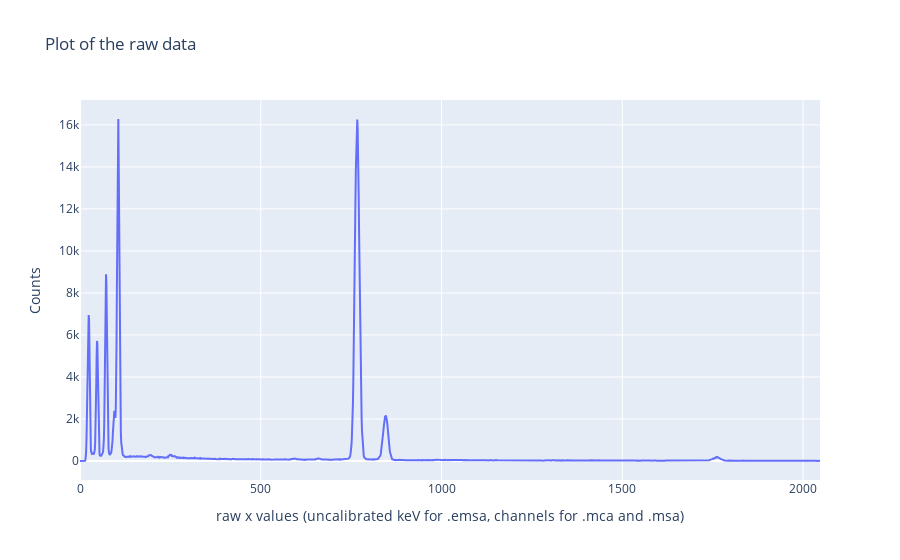
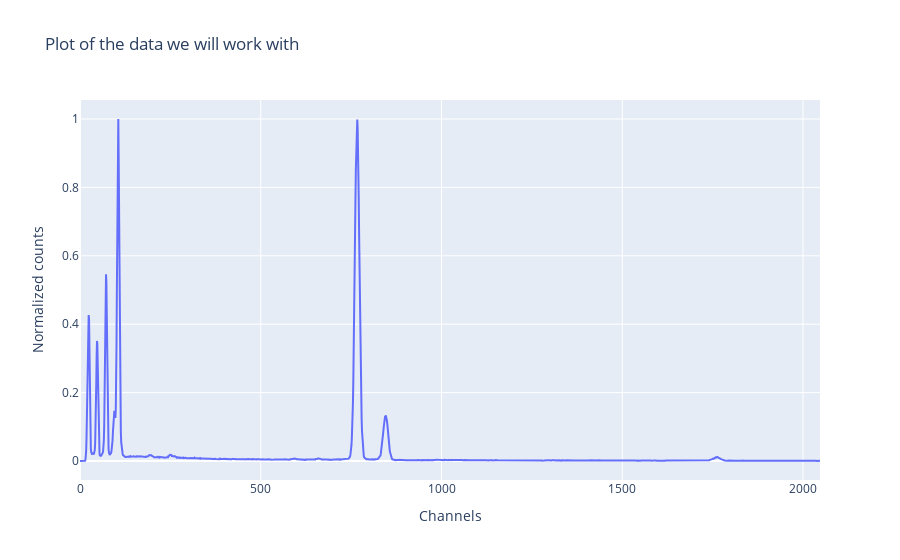

Here is the notebook cell these charts were saved with, in order:
### Code cell
plot_lines(data[0], data[1], title='Plot of the raw data', xaxis_title='raw x values (uncalibrated keV for .emsa, channels for .mca and .msa)', yaxis_title='Counts')
plot_lines(x_raw, y_raw, title='Plot of the data we will work with', xaxis_title='Channels', yaxis_title='Normalized counts')

### Figure 1 — Plotly figure (JSON) as saved in the notebook; plotly's stock layout.template omitted (floating-point values rounded to 4 significant figures; data arrays with more than 128 entries replaced by an {"elided": "..."} marker saying what was removed)
{"data": [{"type": "scatter", "x": {"elided": "2048 int values"}, "y": {"elided": "2048 int values"}}], "layout": {"title": {"text": "Plot of the raw data"}, "xaxis": {"title": {"text": "raw x values (uncalibrated keV for .emsa, channels for .mca and .msa)"}}, "yaxis": {"title": {"text": "Counts"}}}}

### Figure 2 — Plotly figure (JSON) as saved in the notebook; plotly's stock layout.template omitted (floating-point values rounded to 4 significant figures; data arrays with more than 128 entries replaced by an {"elided": "..."} marker saying what was removed)
{"data": [{"type": "scatter", "x": {"elided": "2048 int values"}, "y": {"elided": "2048 float values"}}], "layout": {"title": {"text": "Plot of the data we will work with"}, "xaxis": {"title": {"text": "Channels"}}, "yaxis": {"title": {"text": "Normalized counts"}}}}
